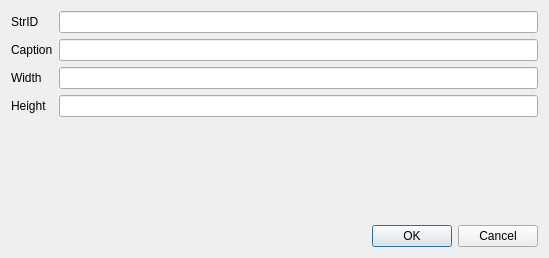
<?xml version="1.0" encoding="UTF-8"?>
<ui version="4.0">
 <class>VideoFramePropertiesDialog</class>
 <widget class="QDialog" name="VideoFramePropertiesDialog">
  <property name="geometry">
   <rect>
    <x>0</x>
    <y>0</y>
    <width>549</width>
    <height>258</height>
   </rect>
  </property>
  <property name="windowTitle">
   <string>Dialog</string>
  </property>
  <layout class="QGridLayout" name="gridLayout">
   <item row="0" column="0">
    <layout class="QFormLayout" name="formLayout">
     <property name="fieldGrowthPolicy">
      <enum>QFormLayout::AllNonFixedFieldsGrow</enum>
     </property>
     <item row="0" column="0">
      <widget class="QLabel" name="strIdLabel">
       <property name="text">
        <string>StrID</string>
       </property>
      </widget>
     </item>
     <item row="0" column="1">
      <widget class="QLineEdit" name="strdIdEdit">
       <property name="maxLength">
        <number>1024</number>
       </property>
      </widget>
     </item>
     <item row="1" column="0">
      <widget class="QLabel" name="captionLabel">
       <property name="text">
        <string>Caption</string>
       </property>
      </widget>
     </item>
     <item row="1" column="1">
      <widget class="QLineEdit" name="captionEdit">
       <property name="maxLength">
        <number>1024</number>
       </property>
      </widget>
     </item>
     <item row="2" column="0">
      <widget class="QLabel" name="widthLabel">
       <property name="text">
        <string>Width</string>
       </property>
      </widget>
     </item>
     <item row="2" column="1">
      <widget class="QLineEdit" name="widthEdit"/>
     </item>
     <item row="3" column="0">
      <widget class="QLabel" name="heigtLabel">
       <property name="text">
        <string>Height</string>
       </property>
      </widget>
     </item>
     <item row="3" column="1">
      <widget class="QLineEdit" name="heightEdit"/>
     </item>
    </layout>
   </item>
   <item row="1" column="0">
    <widget class="QDialogButtonBox" name="buttonBox">
     <property name="orientation">
      <enum>Qt::Horizontal</enum>
     </property>
     <property name="standardButtons">
      <set>QDialogButtonBox::Cancel|QDialogButtonBox::Ok</set>
     </property>
    </widget>
   </item>
  </layout>
 </widget>
 <resources/>
 <connections>
  <connection>
   <sender>buttonBox</sender>
   <signal>accepted()</signal>
   <receiver>VideoFramePropertiesDialog</receiver>
   <slot>accept()</slot>
   <hints>
    <hint type="sourcelabel">
     <x>248</x>
     <y>254</y>
    </hint>
    <hint type="destinationlabel">
     <x>157</x>
     <y>274</y>
    </hint>
   </hints>
  </connection>
  <connection>
   <sender>buttonBox</sender>
   <signal>rejected()</signal>
   <receiver>VideoFramePropertiesDialog</receiver>
   <slot>reject()</slot>
   <hints>
    <hint type="sourcelabel">
     <x>316</x>
     <y>260</y>
    </hint>
    <hint type="destinationlabel">
     <x>286</x>
     <y>274</y>
    </hint>
   </hints>
  </connection>
 </connections>
</ui>
